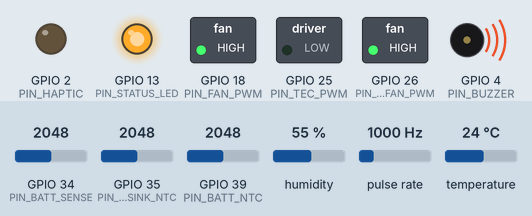
The sketch below on a simulated ESP32. On the bench: switched loads named in the sketch (green lamp = pin HIGH), output pins drawn as LEDs (lit = HIGH), buzzer (waves = sounding, pin HIGH). Wiring (inferred from the names in the program): pulse sensor: data GPIO 19. Inputs (shaded band) come from the test bench; at power-on: GPIO 34 (PIN_BATT_SENSE) = 2048, temperature 24 °C, GPIO 35 (PIN_HEATSINK_NTC) = 2048, GPIO 39 (PIN_BATT_NTC) = 2048, humidity 55 %, pulse rate 1000 Hz. Nothing arrives over Bluetooth unless stated; a phone connects over Bluetooth LE 3 s after start; what the sketch prints to the serial monitor is not drawn.

Above: at 1.2 s.
1.3 s: GPIO 34 (PIN_BATT_SENSE) set to 2911
2.8 s: GPIO 34 (PIN_BATT_SENSE) set to 3004
At 3.2 s:
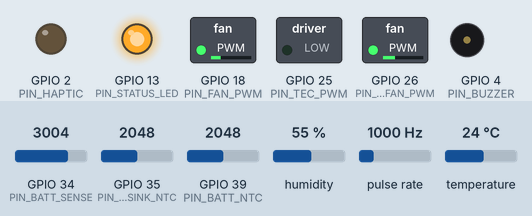
4.3 s: temperature set to 25.9 °C
5.8 s: temperature set to 27.1 °C
At 6.7 s:
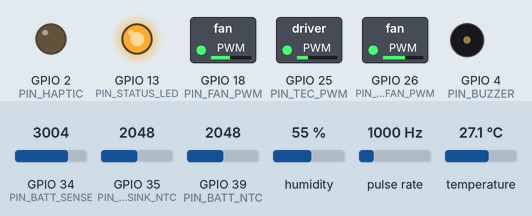
7.3 s: GPIO 35 (PIN_HEATSINK_NTC) set to 2580
8.8 s: GPIO 35 (PIN_HEATSINK_NTC) set to 2679
At 10.2 s:
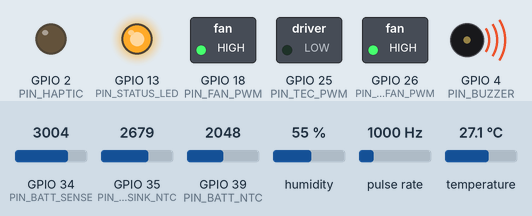
Timing chart, 0 to 11.3 s (numbered marks = the images above; inputs shaded):
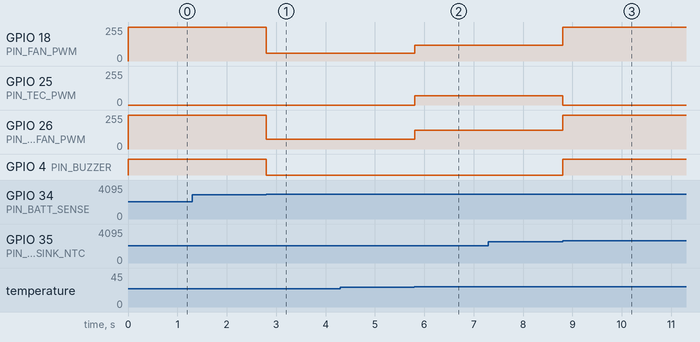

The sketch:

smart_cooling_vest.ino
```cpp
/**
 * ==============================================================================
 * Project: Smart Cooling Vest with 3D Digital Twin (เสื้อกั๊กปรับอากาศอัจฉริยะ)
 * Controller: ESP32-WROOM-32E (240MHz Dual-Core Xtensa LX6)
 * Real-Time OS: FreeRTOS Dual-Core Architecture
 * Features:
 *   - Environmental Sensing: BME280 (Temp, Humidity, Barometer)
 *   - NOAA Steadman Heat Index & Magnus Dew Point Watchdog
 *   - Anti-Condensation Protection against Sweat / Moisture Formation
 *   - Dual 12V Brushless High-Pressure Centrifugal Blowers (PWM 25kHz)
 *   - Cervical Spine Thermoelectric Cooling (TEC1-12706 with LC Filter)
 *   - Biometric Tachycardia (Heat Stroke) & Motion/Fall Watchdog
 *   - BLE Telemetry Broadcaster for 3D Digital Twin Interface
 * ==============================================================================
 */

#include <Arduino.h>
#include <Wire.h>
#include <Adafruit_Sensor.h>
#include <Adafruit_BME280.h>
#include <BLEDevice.h>
#include <BLEServer.h>
#include <BLEUtils.h>
#include <BLE2902.h>
#include "pin_definitions.h"

// ================= BLE DEFINITIONS =================
#define SERVICE_UUID           "4fafc201-1fb5-459e-8fcc-c5c9c331914b"
#define CHARACTERISTIC_UUID_TX "beb5483e-36e1-4688-b7f5-ea07361b26a8"

BLEServer* pServer = NULL;
BLECharacteristic* pTxCharacteristic = NULL;
bool deviceConnected = false;

// ================= PWM CHANNELS =================
#define PWM_FREQ_FAN        25000 // 25 kHz - High Frequency silent motor drive
#define PWM_FREQ_TEC        40000 // 40 kHz - Ripple suppression for Peltier
#define PWM_RES             8     // 8-bit (0-255)
#define PWM_CH_FAN          0     // Dual Lower Lumbar Blowers (Torso)
#define PWM_CH_TEC          1     // Cervical Spine Peltier Cooler
#define PWM_CH_SHOULDER_FAN 2     // Dual Shoulder Micro-Turbofans (Face/Neck)

// ================= TELEMETRY DATA STRUCTURE =================
struct VestData {
  float ambientTemp;
  float humidity;
  float heatIndex;
  float dewPoint;
  float skinTemp;
  float heatsinkTemp;
  float batteryVolts;
  float batteryTemp;      // Dedicated Battery Cell Surface Temp (°C)
  uint16_t fanRPM;
  uint8_t fanDuty;
  uint8_t shoulderFanDuty;// Shoulder Micro-Turbofans PWM (0-255)
  uint8_t tecDuty;
  uint16_t heartRate;
  bool dewPointAlert;
  bool heatsinkOverheatAlert;
  bool batteryOverheatAlert;
  bool heatStrokeAlert;
  bool emergencyCutoff;
} vestData;

Adafruit_BME280 bme;
volatile uint32_t fanTachCounter = 0;
portMUX_TYPE isrMux = portMUX_INITIALIZER_UNLOCKED;

// ================= ISR FOR FAN SPEED =================
void IRAM_ATTR onFanTachPulse() {
  portENTER_CRITICAL_ISR(&isrMux);
  fanTachCounter++;
  portEXIT_CRITICAL_ISR(&isrMux);
}

// ================= BLE SERVER CALLBACKS =================
class ServerCallbacks: public BLEServerCallbacks {
  void onConnect(BLEServer* pServer) {
    deviceConnected = true;
  }
  void onDisconnect(BLEServer* pServer) {
    deviceConnected = false;
    pServer->getAdvertising()->start(); // Restart advertising
  }
};

// ================= THERMAL MATHEMATICS =================

/**
 * Calculates Magnus-Tetens Dew Point (°C)
 * Essential to maintain T_cold >= T_dew + 1.5°C to avoid condensation!
 */
float computeDewPoint(float temp, float humidity) {
  float a = 17.625f;
  float b = 243.04f;
  float alpha = ((a * temp) / (b + temp)) + log(humidity / 100.0f);
  return (b * alpha) / (a - alpha);
}

/**
 * Calculates Steadman Heat Index (°C) according to NOAA formulas
 */
float computeHeatIndex(float tempC, float humidity) {
  float T = (tempC * 9.0f / 5.0f) + 32.0f; // Fahrenheit
  float R = humidity;
  float hi = 0.5f * (T + 61.0f + ((T - 68.0f) * 1.2f) + (R * 0.094f));

  if (hi >= 80.0f) {
    hi = -42.379f + 2.04901523f * T + 10.14333127f * R - 0.22475541f * T * R
         - 0.00683783f * T * T - 0.05481717f * R * R + 0.00122874f * T * T * R
         + 0.00085282f * T * R * R - 0.00000199f * T * T * R * R;
  }
  return (hi - 32.0f) * 5.0f / 9.0f;
}

// ================= CORE 1 TASK: CLIMATE CONTROL LOOP =================
void TaskCoolingControl(void *pvParameters) {
  TickType_t xLastWakeTime = xTaskGetTickCount();
  const TickType_t xFrequency = pdMS_TO_TICKS(100); // 10Hz

  for (;;) {
    // 1. Read Environmental Sensors
    vestData.ambientTemp = bme.readTemperature();
    vestData.humidity = bme.readHumidity();

    // 2. Calculate Environmental Indices
    vestData.heatIndex = computeHeatIndex(vestData.ambientTemp, vestData.humidity);
    vestData.dewPoint = computeDewPoint(vestData.ambientTemp, vestData.humidity);

    // 3. Closed-Loop Multi-Stage Cooling Automation
    if (!vestData.emergencyCutoff) {
      if (vestData.heatIndex < 27.0f) {
        // Comfortable / Cool: Low gentle airflow, Peltier off
        vestData.fanDuty = 60;   // ~24%
        vestData.shoulderFanDuty = 75; // ~29% พัดลมบ่าเป่าหน้าเบาๆ
        vestData.tecDuty = 0;
      } else if (vestData.heatIndex < 35.0f) {
        // Moderate Warmth: Medium breeze, light active cooling
        vestData.fanDuty = 120;  // ~47%
        vestData.shoulderFanDuty = 140;// ~55% ลมเป่าคาง/หน้าสดชื่น
        vestData.tecDuty = 70;   // ~27%
      } else if (vestData.heatIndex < 42.0f) {
        // High Thermal Stress: Strong airflow + targeted spine cooling
        vestData.fanDuty = 185;  // ~72%
        vestData.shoulderFanDuty = 205;// ~80%
        vestData.tecDuty = 170;  // ~66%
      } else {
        // Extreme Caution / Danger: Maximum cooling blast
        vestData.fanDuty = 250;  // ~98%
        vestData.shoulderFanDuty = 255;// 100% ลมแรงสุดรอบทิศทาง
        vestData.tecDuty = 220;  // ~86%
      }

      // 4. Anti-Condensation Dew Point Interlock
      // If Peltier cold plate falls below Dew Point + 1.5°C, throttle PWM
      float estimatedColdPlate = vestData.ambientTemp - (vestData.tecDuty / 255.0f) * 14.0f;
      float safeDewThreshold = vestData.dewPoint + DEW_POINT_SAFETY_MARGIN;

      if (estimatedColdPlate < safeDewThreshold) {
        vestData.dewPointAlert = true;
        // Clamp Peltier power to safe dew point threshold
        float allowedDelta = max(0.0f, vestData.ambientTemp - safeDewThreshold);
        vestData.tecDuty = (uint8_t)constrain((allowedDelta / 14.0f) * 255.0f, 0, 255);
      } else {
        vestData.dewPointAlert = false;
      }
    } else {
      // In emergency safety state: shut down Peltier, run fans to flush heat
      vestData.fanDuty = 255;
      vestData.shoulderFanDuty = 255;
      vestData.tecDuty = 0;
    }

    // Apply hardware PWM outputs to all 4 fans and Peltier
    ledcWrite(PWM_CH_FAN, vestData.fanDuty);
    ledcWrite(PWM_CH_SHOULDER_FAN, vestData.shoulderFanDuty);
    ledcWrite(PWM_CH_TEC, vestData.tecDuty);

    vTaskDelayUntil(&xLastWakeTime, xFrequency);
  }
}

// ================= CORE 0 TASK: SAFETY WATCHDOG & TELEMETRY =================
void TaskSafetyWatchdog(void *pvParameters) {
  TickType_t xLastWakeTime = xTaskGetTickCount();
  const TickType_t xFrequency = pdMS_TO_TICKS(50); // 20Hz high reliability

  for (;;) {
    // 1. Read Battery Voltage (Voltage Divider R1=30k, R2=10k)
    int rawBatt = analogRead(PIN_BATT_SENSE);
    vestData.batteryVolts = (rawBatt / 4095.0f) * 3.3f * 4.0f; // Scale factor

    // 2. Read Dedicated Battery Surface NTC Sensor (BTMS)
    int rawBattNTC = analogRead(PIN_BATT_NTC);
    vestData.batteryTemp = (rawBattNTC / 4095.0f) * 65.0f;

    // 3. Read Heatsink Temperature (NTC on Peltier Hot Side)
    int rawNTC = analogRead(PIN_HEATSINK_NTC);
    vestData.heatsinkTemp = (rawNTC / 4095.0f) * 85.0f;

    // 4. Safety Critical Interlocks:
    // A. Hot-side Heatsink Overheat Protection (> 55°C)
    // B. Battery Cell Overheat Protection (> 45°C)
    // C. Battery Under-Voltage Protection (< 9.6V)
    if (vestData.heatsinkTemp > MAX_SAFE_HEATSINK_TEMP ||
        vestData.batteryTemp > MAX_SAFE_BATT_TEMP ||
        vestData.batteryVolts < BATT_MIN_CUTOFF_VOLTAGE) {
      vestData.emergencyCutoff = true;
      digitalWrite(PIN_BUZZER, HIGH); // Sound continuous emergency alarm
    } else {
      vestData.emergencyCutoff = false;
      digitalWrite(PIN_BUZZER, LOW);
    }

    // Battery Cooling Thermal Boost: If battery > 38°C, force fans to max to flush battery heat
    if (vestData.batteryTemp > BATT_COOLING_BOOST_TEMP && !vestData.emergencyCutoff) {
      vestData.fanDuty = max(vestData.fanDuty, (uint8_t)230);
    }

    // 5. Biometric Heat Stroke & Exhaustion Watchdog
    // If Heat Index > 44°C and Heart Rate > 135 bpm -> Worker in acute danger!
    if (vestData.heatIndex > 44.0f && vestData.heartRate > 135) {
      vestData.heatStrokeAlert = true;
      // SOS vibration pulse on collar (haptic motor)
      digitalWrite(PIN_HAPTIC, (millis() % 600 < 300) ? HIGH : LOW);
    } else {
      vestData.heatStrokeAlert = false;
      digitalWrite(PIN_HAPTIC, LOW);
    }

    // 6. Calculate Real-Time Fan RPM (Pulses per second * 30)
    static uint32_t lastTachTime = 0;
    if (millis() - lastTachTime >= 1000) {
      portENTER_CRITICAL(&isrMux);
      uint32_t pulses = fanTachCounter;
      fanTachCounter = 0;
      portEXIT_CRITICAL(&isrMux);

      vestData.fanRPM = (pulses / 2) * 60; // 2 pulses per revolution
      lastTachTime = millis();

      // Transmit Telemetry Packet over BLE to 3D Digital Twin Dashboard
      if (deviceConnected && pTxCharacteristic) {
        char telemetryBuffer[110];
        snprintf(telemetryBuffer, sizeof(telemetryBuffer),
          "{\"amb\":%.1f,\"hum\":%.0f,\"hi\":%.1f,\"rpm\":%u,\"sh_rpm\":%u,\"tec\":%u,\"v\":%.2f,\"tbatt\":%.1f}",
          vestData.ambientTemp, vestData.humidity, vestData.heatIndex,
          vestData.fanRPM, (uint16_t)(vestData.shoulderFanDuty * 19.6f),
          vestData.tecDuty, vestData.batteryVolts, vestData.batteryTemp
        );
        pTxCharacteristic->setValue((uint8_t*)telemetryBuffer, strlen(telemetryBuffer));
        pTxCharacteristic->notify();
      }
    }

    vTaskDelayUntil(&xLastWakeTime, xFrequency);
  }
}

// ================= ARDUINO SETUP =================
void setup() {
  Serial.begin(115200);
  Wire.begin(PIN_I2C_SDA, PIN_I2C_SCL);

  // Configure Digital & Alert Pins
  pinMode(PIN_BUZZER, OUTPUT);
  pinMode(PIN_HAPTIC, OUTPUT);
  pinMode(PIN_STATUS_LED, OUTPUT);
  pinMode(PIN_USER_BTN, INPUT_PULLUP);

  // Tachometer Interrupt
  pinMode(PIN_FAN_TACH, INPUT_PULLUP);
  attachInterrupt(digitalPinToInterrupt(PIN_FAN_TACH), onFanTachPulse, FALLING);

  // Setup Hardware PWM channels (LEDC)
  // Channel 0: Dual Lower Lumbar Blowers (Torso)
  ledcSetup(PWM_CH_FAN, PWM_FREQ_FAN, PWM_RES);
  ledcAttachPin(PIN_FAN_PWM, PWM_CH_FAN);

  // Channel 1: Peltier Thermoelectric Cooler (Spine)
  ledcSetup(PWM_CH_TEC, PWM_FREQ_TEC, PWM_RES);
  ledcAttachPin(PIN_TEC_PWM, PWM_CH_TEC);

  // Channel 2: Dual Shoulder Micro-Turbofans (Face/Neck)
  ledcSetup(PWM_CH_SHOULDER_FAN, PWM_FREQ_FAN, PWM_RES);
  ledcAttachPin(PIN_SHOULDER_FAN_PWM, PWM_CH_SHOULDER_FAN);

  // Initialize Sensors
  if (!bme.begin(0x76, &Wire)) {
    Serial.println(F("[WARN] BME280 sensor not detected on 0x76!"));
  }

  // Initialize Bluetooth Low Energy (BLE)
  BLEDevice::init("SmartVest-DigitalTwin");
  pServer = BLEDevice::createServer();
  pServer->setCallbacks(new ServerCallbacks());
  BLEService *pService = pServer->createService(SERVICE_UUID);
  pTxCharacteristic = pService->createCharacteristic(
    CHARACTERISTIC_UUID_TX,
    BLECharacteristic::PROPERTY_NOTIFY
  );
  pTxCharacteristic->addDescriptor(new BLE2902());
  pService->start();
  BLEAdvertising *pAdvertising = BLEDevice::getAdvertising();
  pAdvertising->addServiceUUID(SERVICE_UUID);
  pAdvertising->setScanResponse(true);
  pAdvertising->setMinPreferred(0x06);
  BLEDevice::startAdvertising();

  // Create FreeRTOS Tasks on Dedicated Cores
  xTaskCreatePinnedToCore(TaskCoolingControl, "CoolCtrl", 4096, NULL, 2, NULL, 1); // Core 1 (Sensors & Thermal)
  xTaskCreatePinnedToCore(TaskSafetyWatchdog, "SafetyWatch", 3072, NULL, 3, NULL, 0); // Core 0 (Safety & BLE)

  digitalWrite(PIN_STATUS_LED, HIGH);
  Serial.println(F("[READY] Smart Cooling Vest ESP32 Operating System Active."));
}

void loop() {
  // FreeRTOS handles all processes. Background idle loop.
  vTaskDelay(pdMS_TO_TICKS(1000));
}
```

pin_definitions.h
```cpp
#ifndef PIN_DEFINITIONS_H
#define PIN_DEFINITIONS_H

// ==============================================================================
// ESP32 GPIO Pin Assignment for Smart Cooling Vest
// ==============================================================================

// Actuator & Motor PWM Outputs
#define PIN_FAN_PWM         18    // Dual 9733 Centrifugal Blower PWM Output (25 kHz - Torso)
#define PIN_FAN_TACH        19    // Blower Tachometer Feedback (Interrupt Input)
#define PIN_SHOULDER_FAN_PWM 26   // Dual 5015 Shoulder / Collar Micro-Turbofans (25 kHz - Face/Neck)
#define PIN_TEC_PWM         25    // Peltier TEC1-12706 Driver PWM (40 kHz, LC Filtered - Spine)

// I2C Sensor Bus (BME280, MAX30102, MPU6050, MLX90614)
#define PIN_I2C_SDA         21    // I2C Serial Data
#define PIN_I2C_SCL         22    // I2C Serial Clock

// Analog Monitoring Inputs (ADC)
#define PIN_BATT_SENSE      34    // Battery Voltage Divider (R1=30k, R2=10k, Max 13.2V)
#define PIN_BATT_NTC        39    // Battery Cell Dedicated NTC 10K Thermistor (BTMS)
#define PIN_HEATSINK_NTC    35    // Hot-side Heat Sink NTC 10K Thermistor
#define PIN_SKIN_NTC        36    // Medical-grade Inner Mesh Skin Contact NTC 10K

// Haptic & Audio Alert Outputs
#define PIN_BUZZER           4    // Piezo Buzzer 85dB (Warning & Emergency SOS)
#define PIN_HAPTIC           2    // Collar Haptic Eccentric Vibration Motor

// User Interface
#define PIN_USER_BTN         0    // Boot/Mode Toggle Button (Internal Pullup)
#define PIN_STATUS_LED      13    // Onboard Status Indicator LED

// System Thresholds & Parameters
#define MAX_SAFE_HEATSINK_TEMP  55.0f // Celsius - instant thermal cutoff threshold
#define MAX_SAFE_BATT_TEMP      45.0f // Celsius - battery cell thermal safety cutoff
#define BATT_COOLING_BOOST_TEMP 38.0f // Celsius - trigger active battery cooling priority
#define BATT_MIN_CUTOFF_VOLTAGE 9.6f  // Volts - 3.2V per cell 3S cutoff
#define BATT_FULL_VOLTAGE      12.6f  // Volts - 4.2V per cell 3S full
#define DEW_POINT_SAFETY_MARGIN  1.5f // Celsius - maintain T_cold >= T_dew + 1.5C

#endif // PIN_DEFINITIONS_H
```

Measured:
- the behaviour switches between 2978 and 2979 on GPIO 34 (PIN_BATT_SENSE) (found by bisection; images 0 and 1)
- the behaviour switches between 26.5 and 26.6 °C on temperature (found by bisection; images 1 and 2)
- the behaviour switches between 2649 and 2650 on GPIO 35 (PIN_HEATSINK_NTC) (found by bisection; images 2 and 3)
- after the input at 1.3 s, every drawn part: stays the same
- after the input at 2.8 s, GPIO 18 (PIN_FAN_PWM): 255/255 → 60/255 at once; GPIO 26 (PIN_SHOULDER_FAN_PWM): 255/255 → 75/255 at once; GPIO 4 (PIN_BUZZER): HIGH → LOW at once
- after the input at 4.3 s, every drawn part: stays the same
- after the input at 5.8 s, GPIO 18 (PIN_FAN_PWM): 60/255 → 120/255 at once; GPIO 25 (PIN_TEC_PWM): 0/255 → 70/255 at once; GPIO 26 (PIN_SHOULDER_FAN_PWM): 75/255 → 139/255 at once
- after the input at 7.3 s, every drawn part: stays the same
- after the input at 8.8 s, GPIO 18 (PIN_FAN_PWM): 120/255 → 255/255 at once; GPIO 25 (PIN_TEC_PWM): 70/255 → 0/255 at once; GPIO 26 (PIN_SHOULDER_FAN_PWM): 139/255 → 255/255 at once; GPIO 4 (PIN_BUZZER): LOW → HIGH at once
